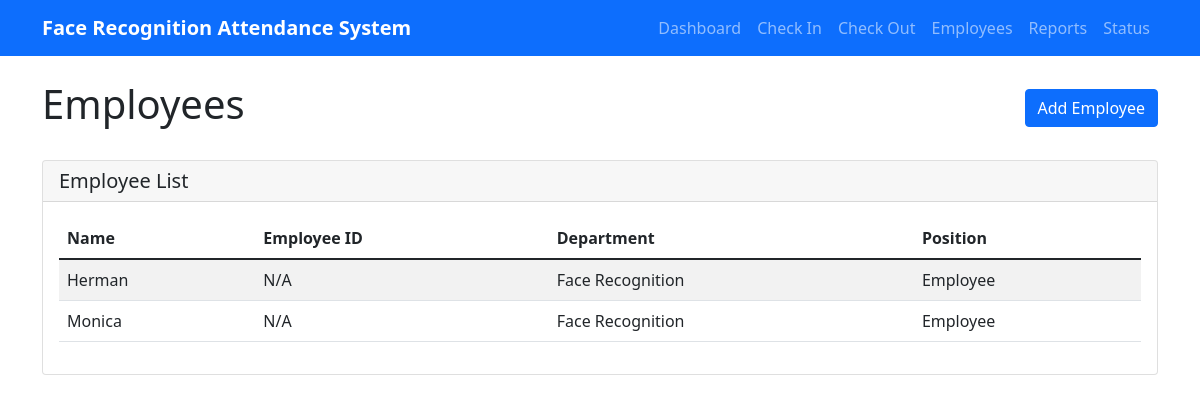
Page /employees on the earlier database version.
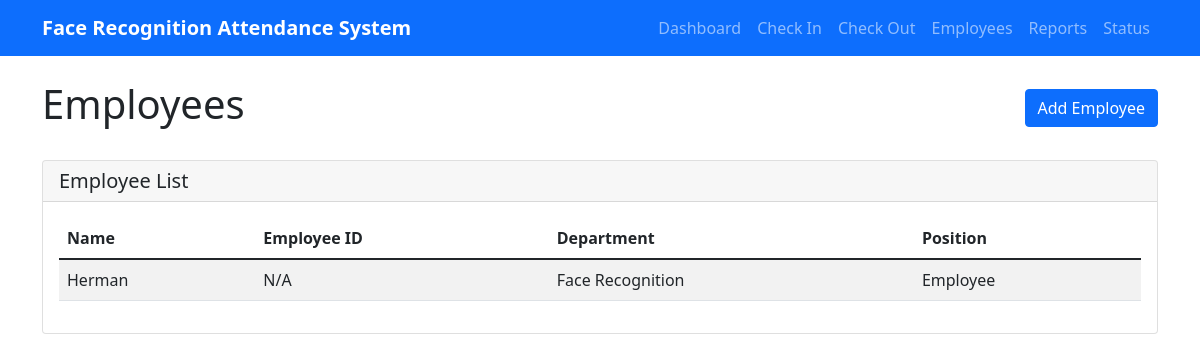
Same page on the later database version.
### tables this page shows
CREATE TABLE employees (
                    id INTEGER PRIMARY KEY AUTOINCREMENT,
                    name TEXT UNIQUE NOT NULL,
                    employee_id TEXT UNIQUE,
                    department TEXT,
                    position TEXT,
                    is_active BOOLEAN DEFAULT 1,
                    created_at TIMESTAMP DEFAULT CURRENT_TIMESTAMP
                );

### attendance_web_server.py (the view)
@app.route('/employees')
def employees():
    db = get_db()
    employees = db.get_employees()
    print(employees)
    return render_template('employees.html', employees=employees)

### attendance_database.py (called while the page is built)
    def _get_connection(self):
        return sqlite3.connect(self.db_path, check_same_thread=False)

    def get_employees(self) -> List[Dict]:
        try:
            conn = self._get_connection()
            cursor = conn.cursor()
            cursor.execute('''
                SELECT id, name, employee_id, department, position
                FROM employees
                WHERE is_active = 1
                ORDER BY name
            ''')
            employees = []
            for row in cursor.fetchall():
                employees.append({
                    'id': row[0],
                    'name': row[1],
                    'employee_id': row[2],
                    'department': row[3],
                    'position': row[4]
                })
            conn.close()
            return employees
        except Exception as e:
            print(f"Error getting employees: {e}")
            return []

### attendance_web_server.py (called while the page is built)
def get_db():
    global db
    if db is None:
        db = AttendanceDatabase()
    return db

### templates/employees.html (shortened to what this page needs)
{% extends "base.html" %}
{% block content %}
<div class="d-flex justify-content-between align-items-center mb-4">
    <h1>Employees</h1>
    <a href="/add_employee" class="btn btn-primary">Add Employee</a>
</div>
<div class="card">
    <div class="card-header">
        <h5 class="card-title mb-0">Employee List</h5>
    </div>
    <div class="card-body">
        {% if employees %}
            <div class="table-responsive">
                <table class="table table-striped">
                    <thead>
                        <tr>
                            <th>Name</th>
                            <th>Employee ID</th>
                            <th>Department</th>
                            <th>Position</th>
                        </tr>
                    </thead>
                    <tbody>
                        {% for emp in employees %}
                        <tr>
                            <td>{{ emp.name }}</td>
                            <td>{{ emp.employee_id or 'N/A' }}</td>
                            <td>{{ emp.department or 'N/A' }}</td>
                            <td>{{ emp.position or 'N/A' }}</td>
                        </tr>
                        {% endfor %}
                    </tbody>
                </table>
            </div>
        {% else %}
            <p>No employees found.</p>
        {% endif %}
    </div>
</div>
{% endblock %}

Differences in the rows shown:
removed employees: name "Monica", employee_id "N/A", department "Face Recognition", position "Employee"
